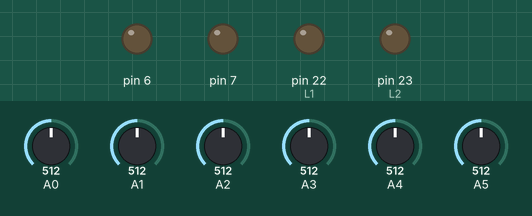
A sketch run on a simulated Arduino Mega 2560, built with avr-gcc and run on an emulated ATmega2560. On the bench: output pins drawn as LEDs (lit = HIGH). The test bench sets the inputs (shaded band); at power-on: A0 = 512, A1 = 512, A2 = 512, A3 = 512, A4 = 512, A5 = 512. What the sketch prints to the serial monitor is not drawn.

Above: at 0.0 s.
At 5.1 s:
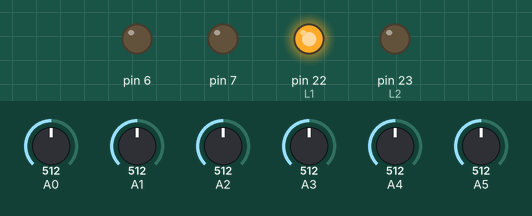
Timing chart, 0 to 6.6 s (numbered marks = the images above):
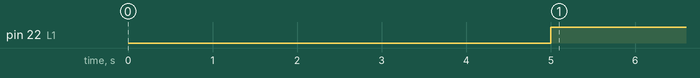

The sketch:

ir.ino
```cpp
int s[6]={analogRead(A0),analogRead(A1),analogRead(A2),analogRead(A3),analogRead(A4),analogRead(A5)};
int dig[6];
int sensorMin=1023;
int sensorMax=0;
int sensorValue=0;
int i;
int avg;
int val;
//Left motor
const int L1  = 22;  // Pin 14 of L293
const int L2  = 23;  // Pin 10 of L293
//Right Motor
const int R1  = 22;  // Pin 14 of L293
const int R2  = 23;  // Pin 10 of L293

void setup() {
  // initialize serial communication at 9600 bits per second:
  Serial.begin(9600);


  }


void Drive() {

int s[6]={analogRead(A0),analogRead(A1),analogRead(A2),analogRead(A3),analogRead(A4),analogRead(A5)};
String pos="";
pinMode(L1, OUTPUT);
pinMode(L2, OUTPUT);
pinMode(R1, OUTPUT);
pinMode(R2, OUTPUT);


digitalWrite(L1,HIGH);
digitalWrite(L2,LOW);
digitalWrite(R1,HIGH);
digitalWrite(R2,LOW);
analogWrite(6,0);
analogWrite(7,0);
avg=500;
//ditial convertion
for(int i=0;i<6;i++){
  if(s[i]>=avg){
    pos+='1';
  }
  if(s[i]<avg){
    pos+='0';

  }

 // if(i==5){
   // Serial.print("\n");
  }
  Serial.println(pos);
// pos=parseInt(dig);


}


 void caliberate(){

  while ( millis() < 5000) {
  for(int i=0;i<4;i++){


for(i=0;i<6;i++){

    // record the maximum sensor value
   if (s[i] > sensorMax) {
     sensorMax = s[i];
   }

   // record the minimum sensor value
   if (s[i] < sensorMin) {
     sensorMin = s[i];
   }

  }
 }
}
avg=(sensorMin+sensorMax)/2;
}


void loop(){
  caliberate();


  Drive();


  }
```

Measured:
- by itself, pin 22 (L1): LOW → HIGH at 5.0 s
